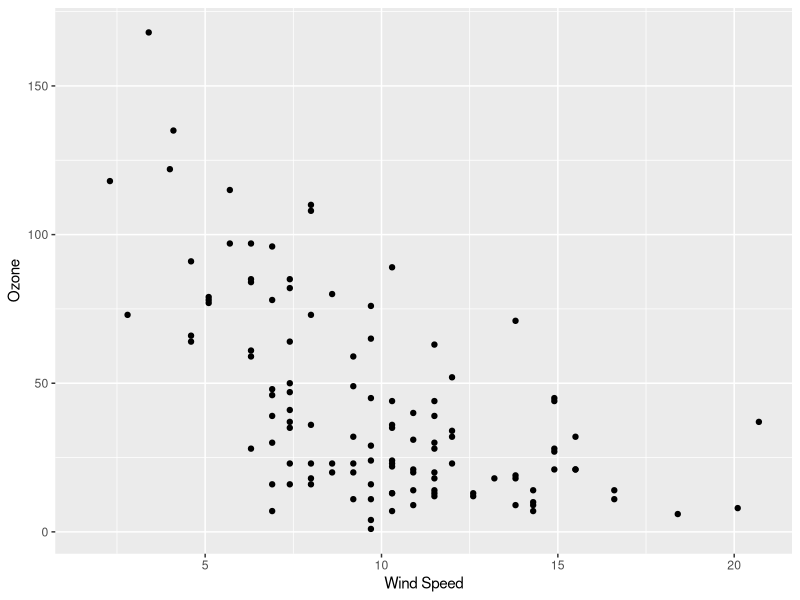
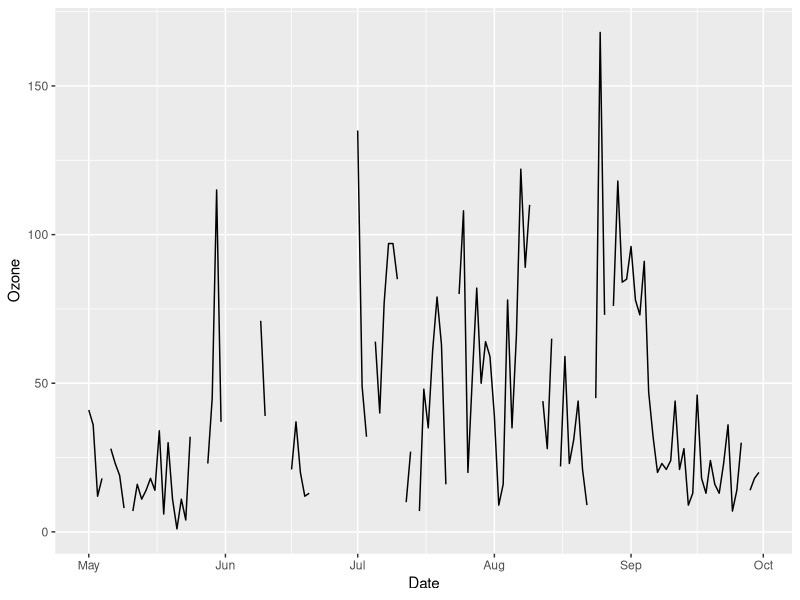
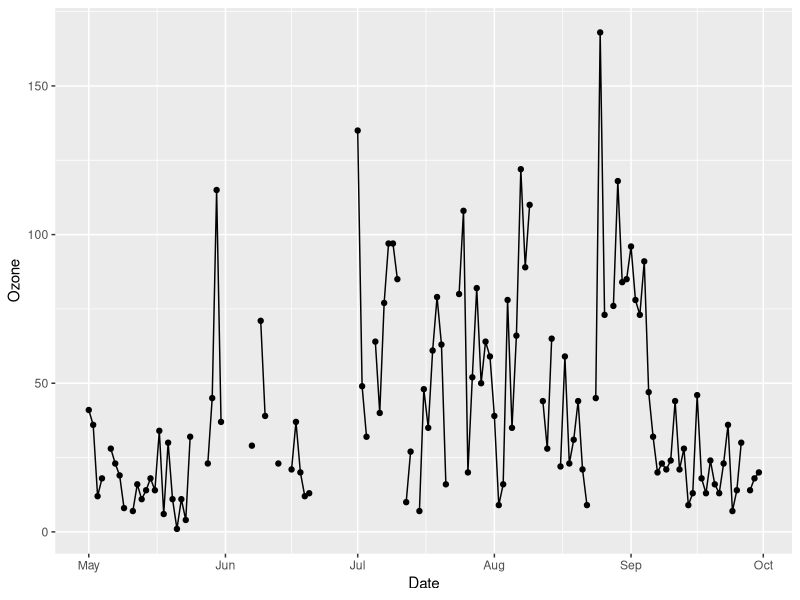
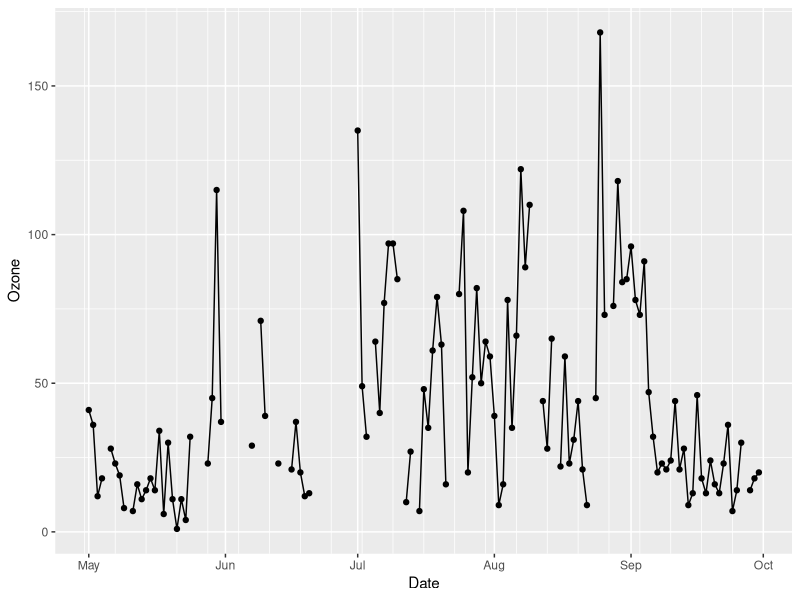
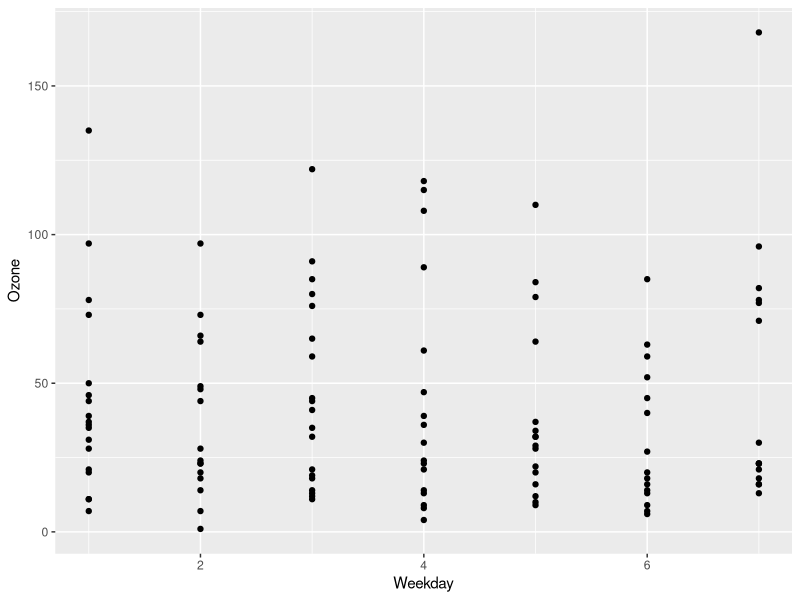
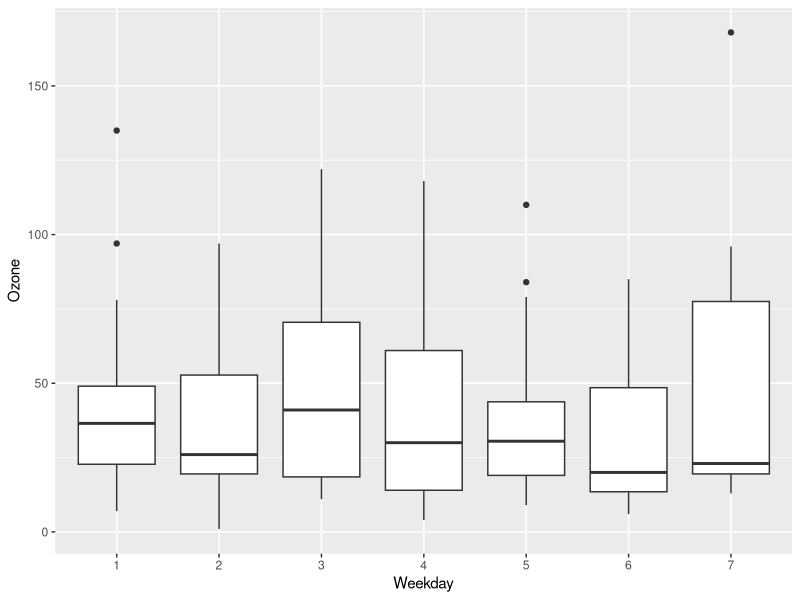

Write R code to recreate these figures, in order.
## ---- chunk 1

knitr::opts_chunk$set(
  echo = TRUE,
  message = FALSE,
  warning = FALSE,
  cache = FALSE,
  fig.align = "center",
  fig.width = 5,
  fig.height = 4,
  dev = "png"
)
options(scipen = 999)
## ---- chunk 2
head(airquality)
## ---- chunk 3
library(tidyverse)

airquality %>%
  ggplot(aes(Wind, Ozone)) +
  geom_point() +
  labs(x = "Wind Speed")
## ---- chunk 4
library(lubridate)

airquality2 <-
  airquality %>%
  as_tibble() %>% # tibbles are nicer to work with than data frames
  mutate(Date = make_date("1973", Month, Day))

airquality2
## ---- chunk 5
p1 <- 
  airquality2 %>%
  ggplot(aes(Date, Ozone)) +
  geom_line()

p1
## ---- chunk 6
p2 <- p1 + geom_point()
p2
## ---- chunk 7
p3 <- p2 + scale_x_date(minor_breaks = "weeks")
p3
## ---- chunk 8
airquality3 <-
  airquality2 %>%
  mutate(Weekday = wday(Date))

airquality3 %>%
  ggplot(aes(Weekday, Ozone)) +
  geom_point()
## ---- chunk 9
airquality3 %>%
  ggplot(aes(as.ordered(Weekday), Ozone)) +
  geom_boxplot() +
  xlab("Weekday")
